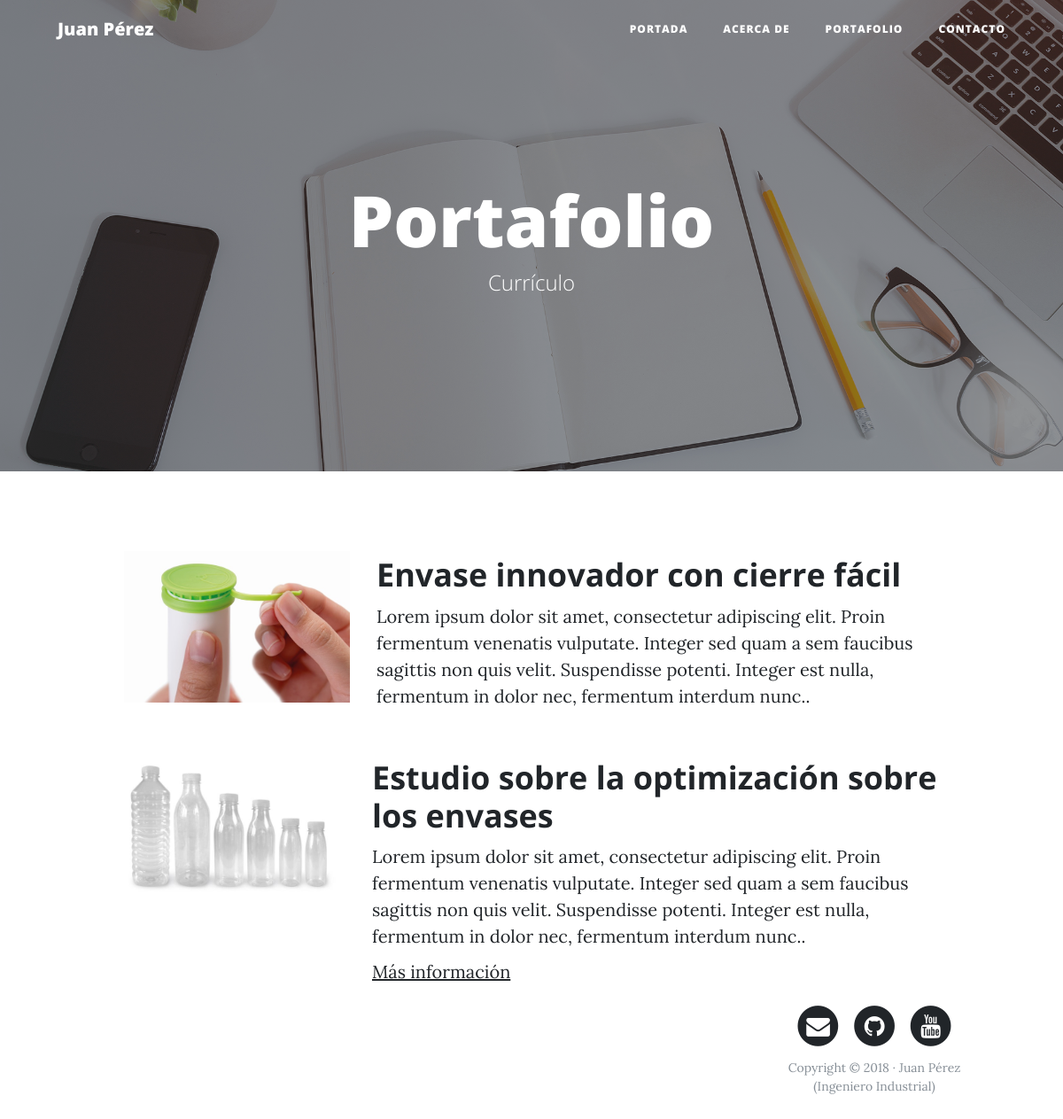
The page /portafolio/ on the database its author committed.
### portfolio/models.py (models this page shows, shortened)
class Project(models.Model):
    title = models.CharField(max_length=200, verbose_name="Titulo")
    description = models.TextField(verbose_name="Descripción")
    image = models.ImageField(verbose_name="Imagen", upload_to="projects")
    link = models.URLField(null=True, blank=True,verbose_name="Dirección Web")
    created = models.DateTimeField(auto_now_add=True, verbose_name="Fecha de creación")
    updated = models.DateTimeField(auto_now=True, verbose_name="Fecha de modificación")
    class Meta:
        verbose_name = "proyecto"
        verbose_name_plural = "proyectos"
        ordering = ["-created"]

### portfolio/views.py (the view)
# urls.py: path('portafolio/', portfolio_views.portfolio, name="portfolio"),
def portfolio(request):
    projects = Project.objects.all()
    return render(request, "portfolio/portfolio.html", {'projects':projects})

### portfolio/templates/portfolio/portfolio.html (shortened to what this page needs)
{% extends 'core/base.html' %}
{% block background %}{% load static %}{% static 'core/img/portfolio-bg.jpg' %}{% endblock %}
{% block headers %}
<h1>Portafolio</h1>
<span class="subheading">Currículo</span>
{% endblock %}
{% block content %}
    {% for project in projects %}
        <div class="row project">
            <div class="col-lg-3 col-md-4 offset-lg-1">
                <img class="img-fluid" src="{{project.image.url}}" alt="">
            </div>
        <div class="col-lg-7 col-md-8">
                <h2 class="section-heading title">{{project.title}}</h2>
                <p>{{project.description}}</p>
                {% if project.link %}
                    <p><a href="{{project.link}}">Más información</a></p>
                {% endif %}
            </div>
    {% endfor %}
{% endblock %}

### core/templates/core/base.html (shortened to what this page needs)
<!DOCTYPE html>
<html lang="es">
  <head>
    {% load static %}
    <link href="{% static 'core/vendor/bootstrap/css/bootstrap.min.css' %}" rel="stylesheet">
    <link href="{% static 'core/vendor/font-awesome/css/font-awesome.min.css' %}" rel="stylesheet" type="text/css">
    <link href="{% static 'core/css/clean-blog.min.css' %}" rel="stylesheet">
  </head>
  <body>
    <nav class="navbar navbar-expand-lg navbar-light fixed-top" id="mainNav">
      <div class="container">
        <a class="navbar-brand" href="{% url 'home' %}">Juan Pérez</a>
        <div class="collapse navbar-collapse" id="navbarResponsive">
          <ul class="navbar-nav ml-auto">
            <li class="nav-item">
              <a class="nav-link" href="{% url 'home' %}">Portada</a>
            </li>
            <li class="nav-item">
              <a class="nav-link" href="{% url 'about' %}">Acerca de</a>
            </li>
            <li class="nav-item">
              <a class="nav-link" href="{% url 'portfolio' %}">Portafolio</a>
            </li>
            <li class="nav-item">
              <a class="nav-link" href="{% url 'contact' %}">Contacto</a>
            </li>
          </ul>
        </div>
      </div>
    </nav>
    <header class="masthead" style="background-image: url({% block background %}{% endblock %})">
      <div class="overlay"></div>
      <div class="container">
        <div class="row">
          <div class="col-lg-8 col-md-10 mx-auto">
            <div class="site-heading">
              {% block headers %}{% endblock %}
            </div>
          </div>
        </div>
      </div>
    </header>
    <div class="container">
      {% block content %}{% endblock %}
    </div>
    <footer>
      <div class="container">
        <div class="row">
          <div class="col-lg-8 col-md-10 mx-auto">
            <ul class="list-inline text-center">
              <li class="list-inline-item">
                <a href="#">
                  <span class="fa-stack fa-lg">
                    <i class="fa fa-circle fa-stack-2x"></i>
                    <i class="fa fa-envelope fa-stack-1x fa-inverse"></i>
                  </span>
                </a>
              </li>
              <li class="list-inline-item">
                <a href="#">
                  <span class="fa-stack fa-lg">
                    <i class="fa fa-circle fa-stack-2x"></i>
                    <i class="fa fa-github fa-stack-1x fa-inverse"></i>
                  </span>
                </a>
              </li>
              <li class="list-inline-item">
                <a href="#">
                  <span class="fa-stack fa-lg">
                    <i class="fa fa-circle fa-stack-2x"></i>
                    <i class="fa fa-youtube fa-stack-1x fa-inverse"></i>
                  </span>
                </a>
              </li>
            </ul>
            <p class="copyright text-muted">Copyright &copy; 2018 · Juan Pérez (Ingeniero Industrial) </p>
          </div>
        </div>
      </div>
    </footer>
  </body>
</html>

### rows shown on the page
Project: image (picture), title "Envase innovador con cierre fácil", description "Lorem ipsum dolor sit amet, consectetur adipiscing elit. Proin fermentum venenatis vulputate. Integer sed quam a sem faucibus sagittis non quis velit. Suspendisse potenti. Integer est nulla, fermentum in dolor nec, fermentum interdum nunc.."
Project: image (picture), title "Estudio sobre la optimización sobre los envases", description "Lorem ipsum dolor sit amet, consectetur adipiscing elit. Proin fermentum venenatis vulputate. Integer sed quam a sem faucibus sagittis non quis velit. Suspendisse potenti. Integer est nulla, fermentum in dolor nec, fermentum interdum nunc.."
